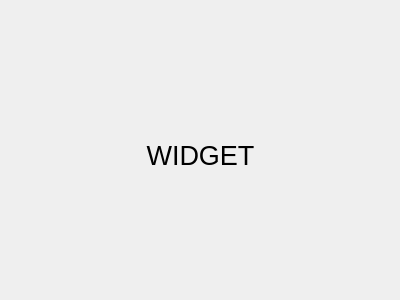
<?xml version="1.0" encoding="UTF-8"?>
<ui version="4.0">
 <class>Form</class>
 <widget class="QWidget" name="Form">
  <property name="geometry">
   <rect>
    <x>0</x>
    <y>0</y>
    <width>400</width>
    <height>300</height>
   </rect>
  </property>
  <property name="windowTitle">
   <string>Form</string>
  </property>
  <widget class="QLabel" name="label">
   <property name="geometry">
    <rect>
     <x>10</x>
     <y>100</y>
     <width>381</width>
     <height>111</height>
    </rect>
   </property>
   <property name="sizePolicy">
    <sizepolicy hsizetype="Preferred" vsizetype="Preferred">
     <horstretch>0</horstretch>
     <verstretch>0</verstretch>
    </sizepolicy>
   </property>
   <property name="font">
    <font>
     <pointsize>20</pointsize>
    </font>
   </property>
   <property name="text">
    <string>WIDGET</string>
   </property>
   <property name="alignment">
    <set>Qt::AlignCenter</set>
   </property>
  </widget>
 </widget>
 <resources/>
 <connections/>
</ui>
